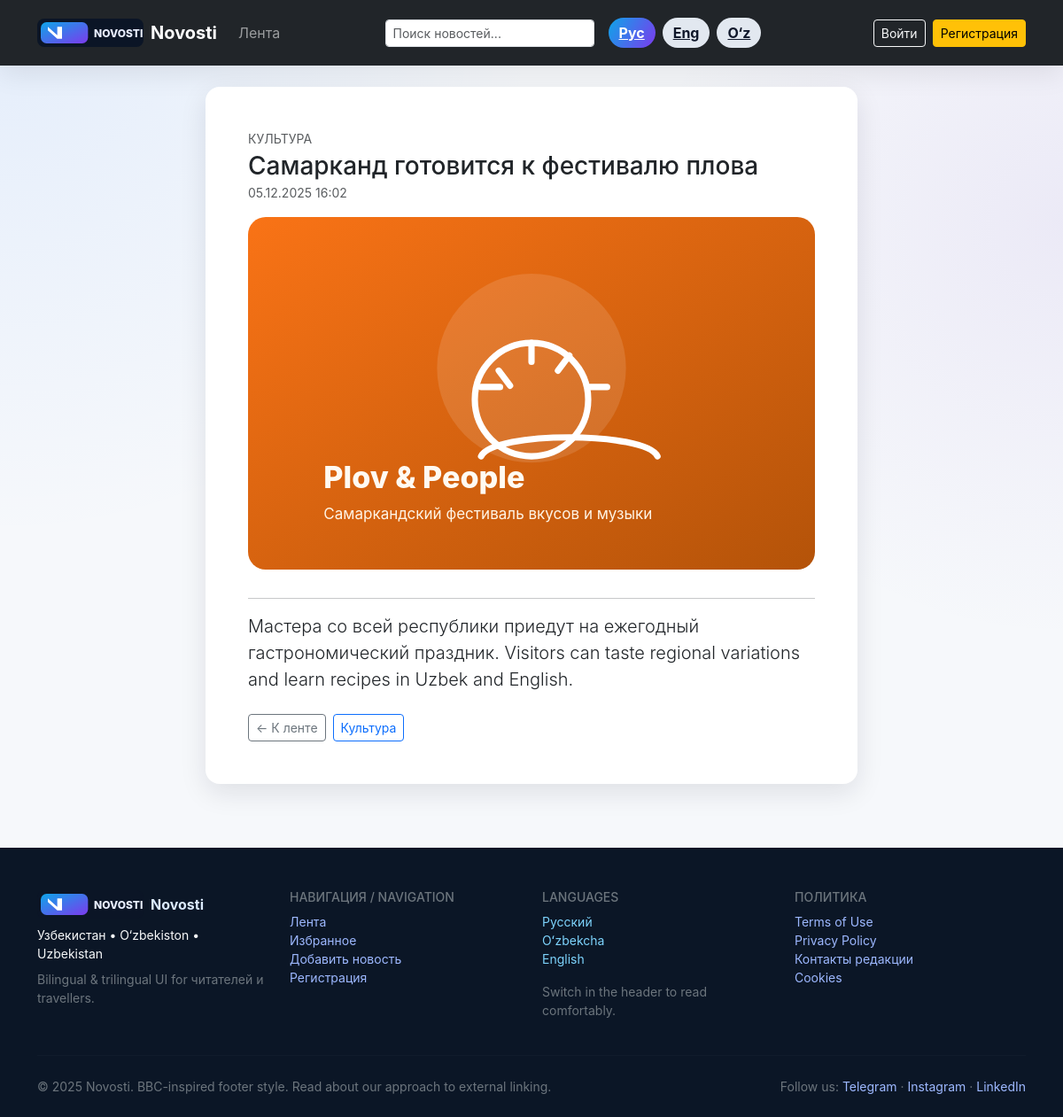
Screenshot of /news/9/ with the database file from the repository.
### index/models.py (models this page shows, shortened)
class News(models.Model):
    title = models.CharField(
        max_length=128,
        verbose_name='Заголовок'
    )
    content = models.TextField(
        verbose_name='Основной текст'
    )
    image_url = models.URLField(
        verbose_name='Изображение',
        blank=True,
        help_text='Ссылка на обложку или иллюстрацию новости'
    )
    news_category = models.ForeignKey(
        NewsCategory,
        on_delete=models.CASCADE,
        verbose_name='Категория'
    )
    date_added = models.DateTimeField(
        auto_now_add=True
    )
    image_url = models.URLField(blank=True, null=True)  # или ImageField, CharField и т.д.
    class Meta:
        verbose_name = 'Новость'
        verbose_name_plural = 'Новости'

class NewsCategory(models.Model):
    category_name = models.CharField(
        max_length=32,
        verbose_name='Название категории'
    )
    date_added = models.DateTimeField(
        auto_now_add=True
    )
    class Meta:
        verbose_name = 'Категорию'
        verbose_name_plural = 'Категории'

### index/views.py (the view)
# urls.py: path('news/<int:nc>/', views.news_page, name='news_detail'),
def news_page(request, nc):
    lang_ctx = _language_bundle(request)
    news_item = get_object_or_404(News, id=nc)
    is_favorite = False
    if request.user.is_authenticated and _favorite_table_ready():
        is_favorite = Favorite.objects.filter(
            user=request.user, news=news_item
        ).exists()
    context = {
        'news': news_item,
        'is_favorite': is_favorite,
        **lang_ctx,
    }
    return render(request, 'news.html', context)

### index/context_processors.py (called while the page is built)
def language_context(request):
    selected = request.GET.get('lang') or request.session.get('lang') or 'ru'
    lang = resolve_language(selected)
    request.session['lang'] = lang
    return {
        'lang': lang,
        'languages': LANGUAGES,
        'ui': LANGUAGES[lang],
    }

### index/language.py (called while the page is built)
def resolve_language(code: str) -> str:
    if code in LANGUAGES:
        return code
    return DEFAULT_LANG

### index/views.py (called while the page is built)
def _language_bundle(request):
    selected = request.GET.get('lang') or request.session.get('lang') or 'ru'
    lang = resolve_language(selected)
    request.session['lang'] = lang
    return {
        'lang': lang,
        'languages': LANGUAGES,
        'ui': LANGUAGES[lang],
    }

### index/templates/news.html (shortened to what this page needs)
{% extends 'base.html' %}
{% block content %}
<div class="row justify-content-center">
    <div class="col-lg-10 col-xl-8">
        <div class="card card-elevated p-4 p-lg-5">
            <div class="d-flex justify-content-between align-items-start mb-3">
                <div>
                    <p class="text-uppercase small text-muted mb-1">{{ news.news_category.category_name }}</p>
                    <h1 class="h3 mb-0">{{ news.title }}</h1>
                    <small class="text-muted">{{ news.date_added|date:"d.m.Y H:i" }}</small>
                </div>
            </div>
            {% if news.image_url %}
                <img src="{{ news.image_url }}" class="w-100 rounded-3 mb-3" alt="{{ news.title }}">
            {% endif %}
            <hr>
            <article class="lead" style="white-space: pre-line;">{{ news.content }}</article>
            <div class="mt-4 d-flex gap-2">
                <a href="{% url 'home' %}" class="btn btn-outline-secondary btn-sm">← К ленте</a>
                <a href="{% url 'category_detail' news.news_category.id %}" class="btn btn-outline-primary btn-sm">{{ news.news_category.category_name }}</a>
            </div>
        </div>
    </div>
</div>
{% endblock %}

### index/templates/base.html (style rules this page uses)
body { background: radial-gradient(circle at 0% 0%, rgba(13,110,253,0.08), transparent 35%), radial-gradient(circle at 100% 20%, rgba(111,66,193,0.08), transparent 30%), #f6f8fb; min-height: 100vh; color: #0f172a; font-family: 'Inter', 'Segoe UI', system-ui, -apple-system, sans-serif; }
.card-elevated { border: none; border-radius: 1rem; box-shadow: 0 10px 30px rgba(15, 23, 42, 0.1); transition: transform .2s ease, box-shadow .2s ease; overflow: hidden; }

### rows the page displays
News: news_category.category_name "КУЛЬТУРА", title "Самарканд готовится к фестивалю плова", date_added "05.12.2025 16:02", image_url (picture), content "Мастера со всей республики приедут на ежегодный гастрономический праздник. Visitors can taste regional variations and learn recipes in Uzbek and English.", news_category.category_name "Культура"

### other values shown
{{ ui.nav_home }} "Лента"
{{ meta.label }} "Рус" "Eng" "O‘z"
{{ ui.nav_login }} "Войти"
{{ ui.nav_register }} "Регистрация"
{{ ui.nav_favorites }} "Избранное"
{{ ui.add_news_cta }} "Добавить новость"
